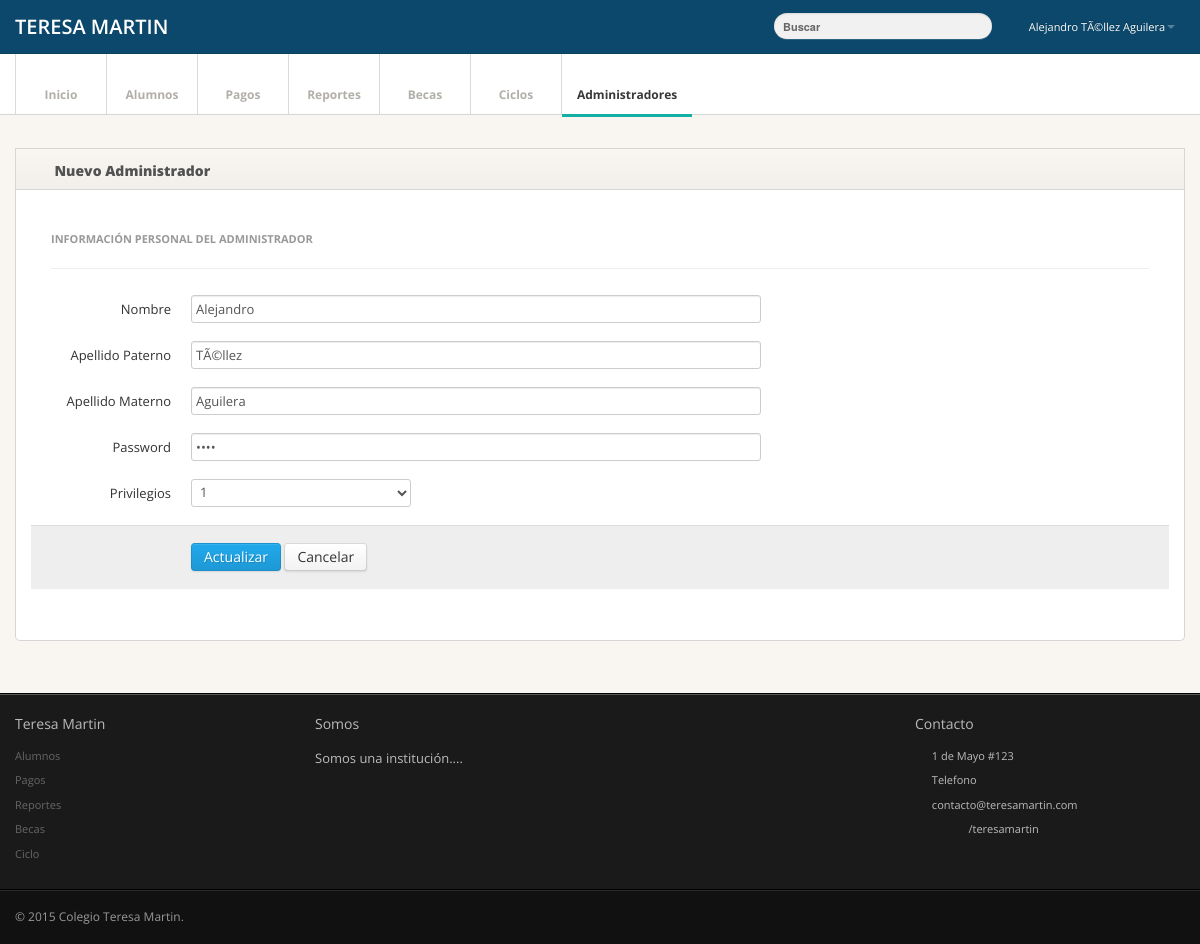
Screenshot of /frm_administrador.php?idadministrador=1 (signed in) with the database file from the repository.
### tables this page shows
CREATE TABLE IF NOT EXISTS `administrador` (
  `idadministrador` int(11) NOT NULL,
  `nombre` varchar(45) NOT NULL,
  `a_paterno` varchar(45) NOT NULL,
  `a_materno` varchar(45) NOT NULL,
  `password` varchar(20) NOT NULL,
  `idprivilegios` int(11) NOT NULL
);

### conexion.php (called while the page is built, shortened)
<?php
class Conexion
{
private static $instancia;
private $con;
private function __construct()
{
    try
    {
    $this->con = new PDO("mysql:host=localhost;dbname=teresamartin",'root','');
    $this->con->exec("SET CHARSET SET utf8");
    }
    catch(PDOEception $e)
    {
        echo "Error:" . $e->getMessage();
        die();
    }
}
  public static function singleton_conexion()
    {
    if(!isset(self::$instancia)){
    self::$instancia = new $miclase;
    }
    return self::$instancia;
    }
public function prepare($sql)
{
return $this->con->prepare($sql);
}
}

### Administrador.php (called while the page is built, shortened)
<?php
require_once 'conexion.php';
class Administrador{
   private $con;
   public function __construct()
   {
      $this->con = Conexion::singleton_conexion();
   }
   public function get_administrador($idAdministrador = null){
      try {
         $sql = "SELECT * FROM administrador";
         if ($idAdministrador != null){
            $sql .= " WHERE idadministrador = ?";
         }
         $consulta = $this->con->prepare($sql);
         if ($idAdministrador != null){
            $consulta->bindParam(1, $idAdministrador);
         }
         $consulta->execute();
         if($consulta->rowCount() > 0){
            return $consulta;
         } else {
            return FALSE;
         }
      } catch (PDOExeption $e) {
         print "Error:". $e->getMessge();
      }
   }
}

### frm_administrador.php (the view, shortened to what this page needs)
<?php
   if(isset($_GET['idadministrador'])){
        $idAdministrador = $_GET['idadministrador'];
        include_once 'Administrador.php';
        $admin = new Administrador();
        $datos = $admin->get_administrador($idAdministrador);
        $row = $datos->fetchObject();
      }
?>
<!DOCTYPE html>
<html lang="es">
   <head>
      <link href="css/bootstrap.min.css" rel="stylesheet">
      <link href="css/bootstrap-responsive.min.css" rel="stylesheet">
      <link href="css/font-awesome.css" rel="stylesheet">
      <link href="css/style.css" rel="stylesheet">
      <link href="css/pages/dashboard.css" rel="stylesheet">
      <link href="css/styleAAA.css" rel="stylesheet">
    <link href="css/ketchup/jquery.ketchup.css" rel="stylesheet">
    <link href="css/ketchup/jcomfirmaction.css" rel="stylesheet">
   </head>
   <body>
      <div class="navbar navbar-fixed-top">
         <div class="navbar-inner">
            <div class="container">
               <a class="brand" href="index.php">TERESA MARTIN </a>
               <div class="nav-collapse">
                  <ul class="nav pull-right">
                     <li class="dropdown">
                        <a href="#" class="dropdown-toggle" data-toggle="dropdown"><i class="icon-user"></i>&nbsp;<?php echo $_SESSION['nombre']?><b class="caret"></b></a>
                     </li>
                  </ul>
                  <form class="navbar-search pull-right">
                     <input type="text" class="search-query" placeholder="Buscar">
                  </form>
               </div>
            </div>
         </div>
      </div>
      <div class="subnavbar">
         <div class="subnavbar-inner">
            <div class="container">
               <ul class="mainnav">
                  <li><a href="index.php"><i class="icon-home"></i><span>Inicio</span> </a> </li>
                  <li><a href="alumnos.php"><i class=" icon-user"></i><span>Alumnos</span> </a> </li>
                  <li><a href="pagos.php"><i class=" icon-money"></i><span>Pagos</span> </a> </li>
                  <li><a href="reportes.php"><i class="icon-list-alt"></i><span>Reportes</span> </a> </li>
                  <li><a href="becas.php"><i class=" icon-bookmark"></i><span>Becas</span> </a> </li>
                  <li><a href="ciclos.php"><i class=" icon-refresh"></i><span>Ciclos</span> </a> </li>
                  <li class="active"><a href="administradores.php"><i class=" icon-user"></i><span>Administradores</span> </a> </li>
               </ul>
            </div>
         </div>
      </div>
      <div class="main">
         <div class="main-inner">
            <div class="container">
               <div class="row">
                  <div class="span12">
                     <div class="widget ">
                        <div class="widget-header">
                           <i class="icon-user"></i>
                           <h3>Nuevo Administrador</h3>
                           <a href="administradores.php" class="cerrar_frm"><i class=" icon-remove"></i></a>
                        </div>
                        <div class="widget-content">
                           <div class="content">
                              <div class="pane" id="formcontrols">
                                 <form id="edit-profile" class="form-horizontal valiadmin" action="<?php
if(isset($ver)){echo "frm_administrador.php";}else{echo "agregar_admin.php";}
                                    ?>" method="<?php
if(isset($ver)){echo "get";}else{echo "post";}
                                    ?>">
                                    <fieldset>
                                       <h6 class="bigstats">Información Personal del Administrador</h6>
                                       <div id="big_stats" class="cf">
                                          <div class="input-group control-group">
                                             <label class="control-label" for="nombre">Nombre</label>
                                             <div class="controls">
                                                <input type="text" class="span6 disabled form-control" data-validate="validate(required, rangelength(1,25))" name="nombre" id="nombre" <?php if(isset($idAdministrador)){
           echo 'value="'.$row->nombre.'"';}
if(isset($ver)){echo "disabled='disabled'";}?>>
                                             </div>
                                          </div>
                                          <div class="control-group">
                                             <label class="control-label" for="a_paterno">Apellido Paterno</label>
                                             <div class="controls">
                                                <input type="text" class="span6 form-control" id="a_paterno" data-validate="validate(required, rangelength(1,25))" name="a_paterno" <?php if(isset($idAdministrador)){
           echo 'value="'.$row->a_paterno.'"';}
if(isset($ver)){echo "disabled='disabled'";}?>>
                                             </div>
                                          </div>
                                          <div class="control-group">
                                             <label class="control-label" for="a_materno">Apellido Materno</label>
                                             <div class="controls">
                                                <input type="text" class="span6 form-control" id="a_materno" data-validate="validate(required, rangelength(1,25))" name="a_materno" <?php if(isset($idAdministrador)){
           echo 'value="'.$row->a_materno.'"';}
if(isset($ver)){echo "disabled='disabled'";}?>>
                                             </div>
                                          </div>
                                          <div class="control-group">
                                             <label class="control-label" for="password">Password</label>
                                             <div class="controls">
                                                <input type="password" class="span6 form-control" id="password" data-validate="validate(required, rangelength(1,10))" name="password" <?php if(isset($idAdministrador)){
           echo 'value="'.$row->password.'"';}
if(isset($ver)){echo "disabled='disabled'";}?>>
                                             </div>
                                          </div>
                                          <div class="control-group">
                                             <label class="control-label" for="radiobtns">Privilegios</label>
                                             <div class="controls">
                                                <select class="form-control" name="idPrivilegios" <?php
if(isset($ver)){echo "disabled='disabled'";}?>>
                                                   <option value="1" <?php if(isset($idAdministrador)){
      if($row->idprivilegios == 1){
         echo "selected";
      }
          }?>>1</option>
                                                   </select>
                                             </div>
                                          </div>
                                       <div class="form-actions">
                                          <button type="submit" class="btn btn-primary">
                                          <?php
if(isset($ver)){
   echo "Editar";}else{
   if(isset($idAdministrador)){
                    echo "Actualizar";
                }  else {
                    echo "Guardar";
                }
}
                                             ?>
                                         </button>
                                          <button class="btn">Cancelar</button>
                                       </div>
                                       </div>
                                    </fieldset>
                                 </form>
                              </div>
                           </div>
                        </div>
                     </div>
                  </div>
               </div>
            </div>
         </div>
      </div>
      <div class="extra">
         <div class="extra-inner">
            <div class="container">
               <div class="row">
                  <div class="span3">
                     <h4>
                        Teresa Martin</h4>
                     <ul>
                        <li><a href="alumnos.php">Alumnos</a></li>
                        <li><a href="#">Pagos</a></li>
                        <li><a href="#">Reportes</a></li>
                        <li><a href="#">Becas</a></li>
                        <li><a href="#">Ciclo</a></li>
                     </ul>
                  </div>
                  <div class="span6">
                     <h4>
                        Somos</h4>
                     <p>
                        Somos una institución....
                     </p>
                  </div>
                  <div class="span3">
                     <h4>
                        Contacto</h4>
                     <ul>
                        <li><i class="icon-map-marker"></i><span> 1 de Mayo #123</span></li>
                        <li><i class="icon-phone"></i><span> Telefono</span></li>
                        <li><i class="icon-envelope"></i><span> contacto@teresamartin.com</span></li>
                        <li><i class="fa icon-twitter"></i>&nbsp;<i class="fa icon-facebook"></i>&nbsp;<i class="fa icon-youtube"></i>&nbsp;<span> /teresamartin</span></li>
                     </ul>
                  </div>
               </div>
            </div>
         </div>
      </div>
      <div class="footer">
         <div class="footer-inner">
            <div class="container">
               <div class="row">
                  <div class="span12"> &copy; 2015 <a href="#">Colegio Teresa Martin</a>. </div>
               </div>
            </div>
         </div>
      </div>
   </body>
</html>

### css/style.css (style rules this page uses)
body { background: #f9f6f1; font: 13px/1.7em 'Open Sans'; }
p { font: 13px/1.7em 'Open Sans'; }
input, button, select, textarea { font-family: 'Open Sans'; }
.navbar .container { position: relative; }
.navbar-inner { padding: 7px 0; background: #00ba8b !important; -moz-border-radius: 0; -webkit-border-radius: 0; border-radius: 0; }
.navbar-fixed-top { position: static; }
.navbar .nav a { font-size: 11px; }
.navbar .nav>li>a { color:#fff !important; }
.navbar .brand { font-weight: 600; position: relative; top: 2px; }
.navbar .search-query { background-color: #444; width: 150px; font-size: 11px; font-weight: bold; }
.navbar-search .search-query { background:#008866; border:0; color:#fff; line-height:normal; }
.subnavbar { margin-bottom: 2.5em; }
.subnavbar-inner { height: 60px; background: #fff; border-bottom: 1px solid #d6d6d6; }
.subnavbar .container > ul { display: inline-block; height: 80px; padding: 0; margin: 0; }
.subnavbar .container > ul > li { float: left; min-width: 90px; height: 60px; padding: 0; margin: 0; text-align: center; list-style: none; border-left: 1px solid #d9d9d9; }
.subnavbar .container > ul > li > a { display: block; height: 100%; padding: 0 15px; font-size: 12px; font-weight: bold; color: #b2afaa; }
.subnavbar .container > ul > li > a > i { display: inline-block; width: 24px; height: 24px; margin-top: 11px; margin-bottom: -3px; font-size: 20px; }
.subnavbar .container > ul > li > a > span { display: block; }
.subnavbar .container > ul > li.active > a { border-bottom:3px solid #ff7f74; color: #383838; }
.main { padding-bottom: 2em; border-bottom: 1px solid #000; }
.extra { border-top: 1px solid #585858; border-bottom: 1px solid #000; }
.extra-inner { padding: 20px 0; font-size: 11px; color: #BBB; background: #1A1A1A; }
.extra a { color: #666; }
.extra h4 { margin-bottom: 1em; font-weight: 400; }
.extra ul { padding: 0; margin: 0; }
.extra li { margin-bottom: .6em; list-style: none; }
.footer { margin-top: 0; border-top: 1px solid #292929; }
.footer-inner { padding: 15px 0; font-size: 12px; background: #111; color: #999; }
.footer a { color: #999; }
.widget { position: relative; clear: both; width: auto; margin-bottom: 2em; overflow: hidden; }
.widget-header { position: relative; height: 40px; line-height: 40px; background: #f9f6f1; background:-moz-linear-gradient(top, #f9f6f1 0%, #f2efea 100%); background:-webkit-gradient(linear, left top, left bottom, color-stop(0%,#f9f6f1), color-stop(100%,#f2efea)); background:-webkit-linear-gradient(top, #f9f6f1 0%,#f2efea 100%); background:-o-linear-gradient(top, #f9f6f1 0%,#f2efea 100%); background:-ms-linear-gradient(top, #f9f6f1 0%,#f2efea 100%); background:linear-gradient(top, #f9f6f1 0%,#f2efea 100%); filter: progid:DXImageTransform.Microsoft.gradient(startColorstr='#f9f6f1', endColorstr='#f2efea'); -ms-filter: "progid:DXImageTransform.Microsoft.gradient(startColorstr='#f9f6f1', endColorstr='#f2efea')"; border: 1px solid #d6d6d6; -webkit-background-clip: padding-box; }
.widget-header h3 { position: relative; top: 2px; left: 10px; display: inline-block; margin-right: 3em; font-size: 14px; font-weight: 800; color: #525252; line-height: 18px; text-shadow: 1px 1px 2px rgba(255,255,255,.5); }
.widget-header [class^="icon-"], .widget-header [class*=" icon-"] { display: inline-block; margin-left: 13px; margin-right: -2px; font-size: 16px; color: #555; vertical-align: middle; }
.widget-content { padding: 20px 15px 15px; background: #FFF; border: 1px solid #D5D5D5; -moz-border-radius: 5px; -webkit-border-radius: 5px; border-radius: 5px; }
.widget-header+.widget-content { border-top: none; -webkit-border-top-left-radius: 0; -webkit-border-top-right-radius: 0; -moz-border-radius-topleft: 0; -moz-border-radius-topright: 0; border-top-left-radius: 0; border-top-right-radius: 0; }
.widget-content:before, .widget-content:after { content:""; display:table; }
.widget-content:after { clear:both; }
.widget-content { zoom:1; }
@media (min-width: 1200px) { .navbar .search-query { width: 200px; } }

### css/pages/dashboard.css (style rules this page uses)
#big_stats { width: 100%; display: table; margin-top: 1.5em; }
h6.bigstats { margin: 20px; border-bottom: 1px solid #eee; padding-bottom: 20px; margin-bottom: 26px; }

### css/styleAAA.css (style rules this page uses)
.cerrar_frm { float: right; margin-right: 20px; }
.navbar-inner { background: rgb(11,72,107) !important; }
.navbar-search .search-query { background-color: rgb(241,241,241); }
a { color: rgb(221,229,0); }
.subnavbar .container > ul > li.active > a { border-bottom: 3px solid rgb(20,176,166); }

### rows the page displays
administrador: nombre "Alejandro", a_paterno "TÃ©llez", a_materno "Aguilera", idPrivilegios "1"

### other values shown
$_SESSION['nombre'] "Alejandro TÃ©llez Aguilera"
